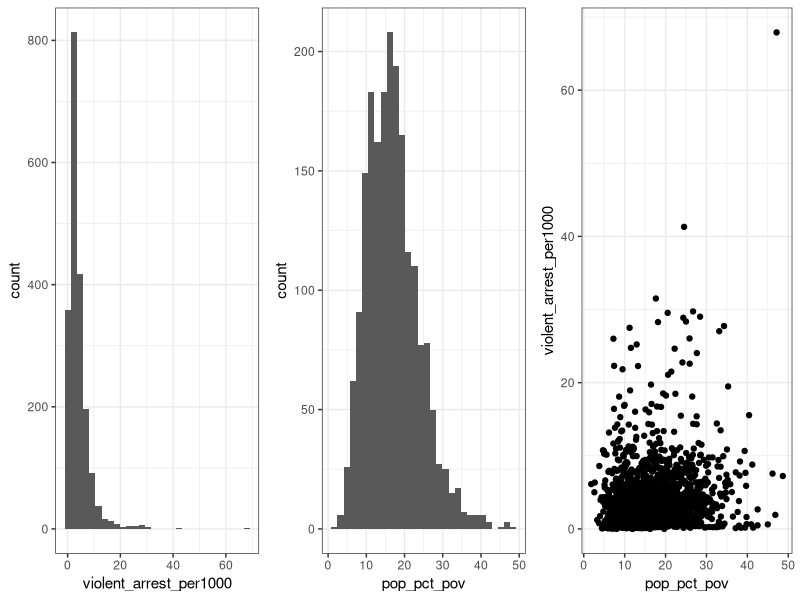
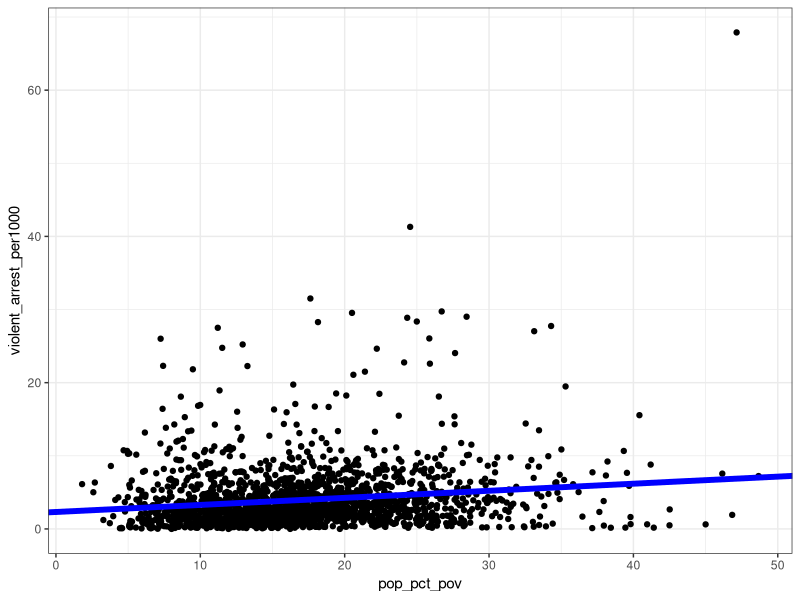
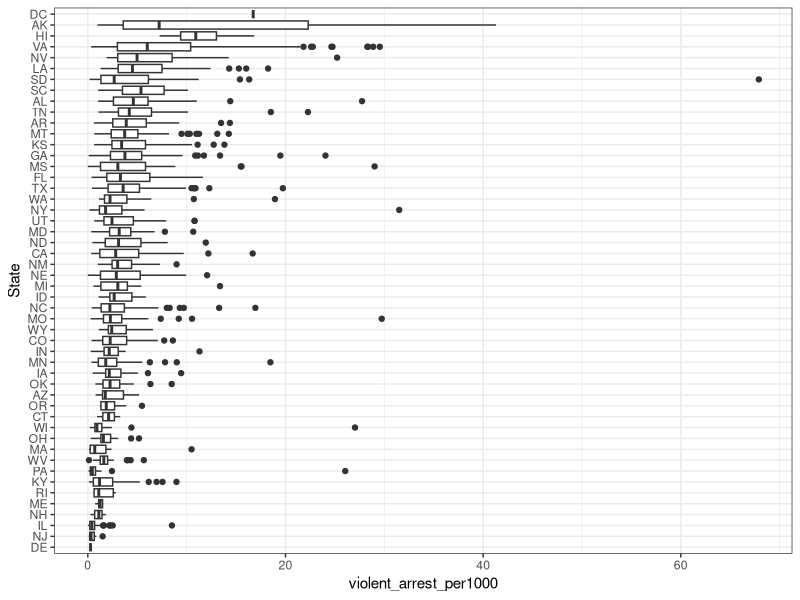
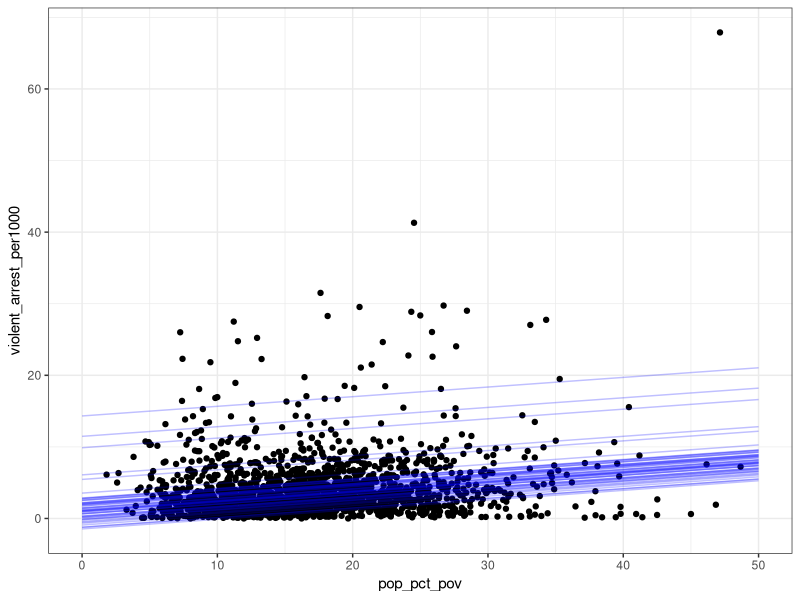
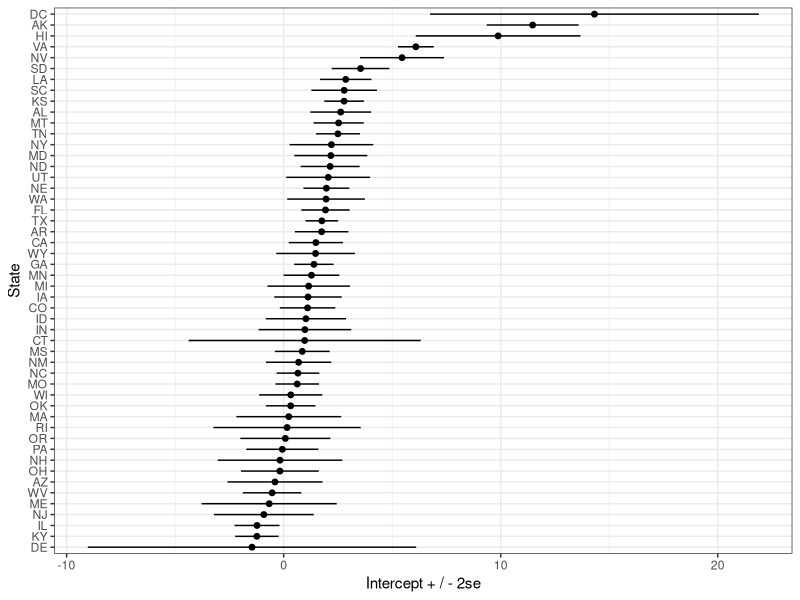
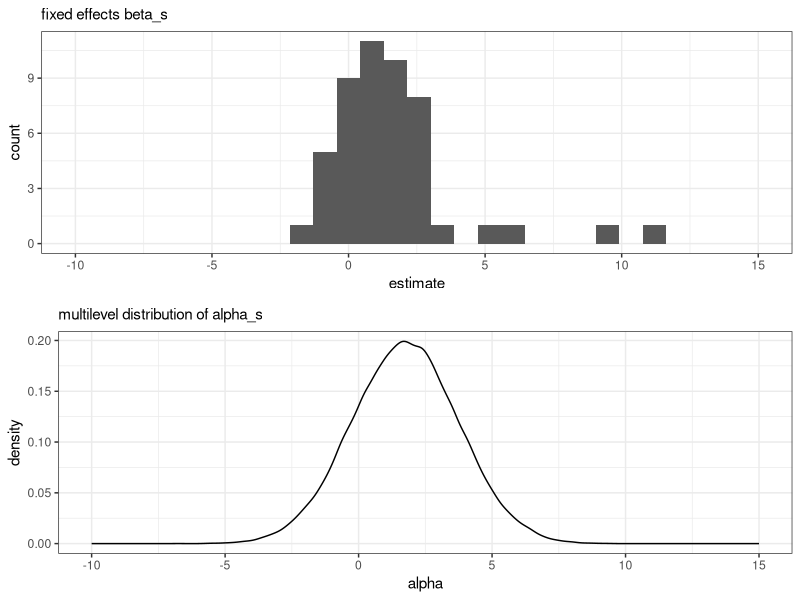
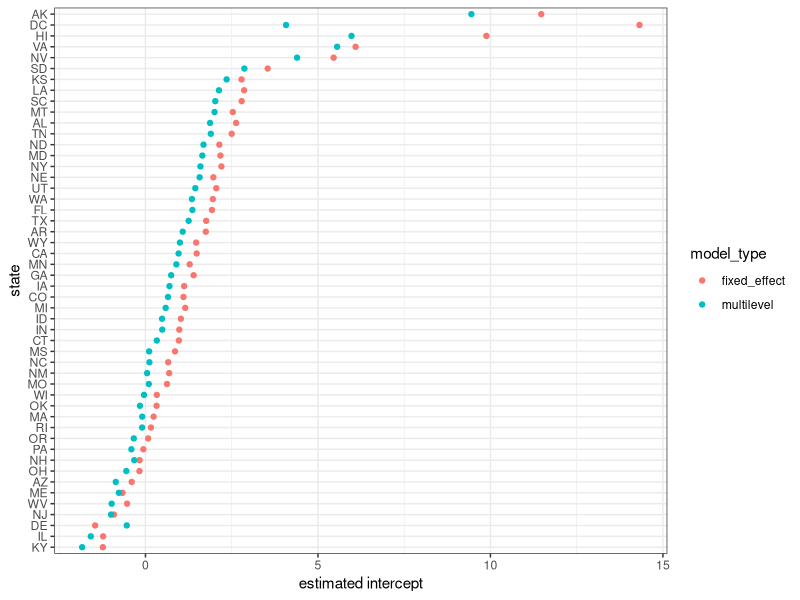

The R script that drew these images, in order:
## ---- chunk 1
library(gridExtra)
library(tidyverse)
library(lme4)

set.seed(1)
select<-dplyr::select

knitr::opts_chunk$set(tidy = FALSE)
theme_set(theme_bw())
def.chunk.hook  <- knitr::knit_hooks$get("chunk")
knitr::knit_hooks$set(chunk = function(x, options) {
  x <- def.chunk.hook(x, options)
  ifelse(options$size != "normalsize", paste0("\\", options$size,"\n\n", x, "\n\n \\normalsize"), x)
})
knitr::opts_chunk$set(warning=FALSE, message=FALSE, tidy = F, size = "small")
## ---- chunk 2
dat<-read_csv("./data/violent_arrest_data.csv")
## ---- chunk 3
p1<-ggplot(dat,
           aes(x = violent_arrest_per1000)) + 
  geom_histogram()

p2<-ggplot(dat,
           aes(x = pop_pct_pov)) + 
  geom_histogram()

p3<-ggplot(dat,
       aes(x = pop_pct_pov, y = violent_arrest_per1000)) + 
  geom_point()

grid.arrange(p1, p2, p3, nrow = 1)
## ---- chunk 4
m_complete_pooling <- lm(violent_arrest_per1000 ~ pop_pct_pov,
                         data = dat)
broom::tidy(m_complete_pooling)
## ---- chunk 5
ggplot(dat,
       aes(x = pop_pct_pov,
           y = violent_arrest_per1000)) + 
  geom_point() + 
  geom_abline(aes(intercept = coef(m_complete_pooling)[1],
                  slope = coef(m_complete_pooling)[2]),
              color = "blue",
              size = 2)
## ---- chunk 6
ggplot(dat, aes(x = violent_arrest_per1000,
                y = reorder(stusps, violent_arrest_per1000))) + 
  geom_boxplot() + 
  labs(y = "State")
## ---- chunk 7
m_state_fe<-lm(violent_arrest_per1000 ~ 
                 pop_pct_pov +
                 factor(stusps),
               data = dat)
broom::tidy(m_state_fe)
## ---- chunk 8
m_state_fe<-lm(violent_arrest_per1000 ~ -1 +
                 pop_pct_pov +
                 factor(stusps),
               data = dat)

fake_dat<-expand_grid(stusps = unique(dat$stusps),
                      pop_pct_pov = 0:50)

fake_dat<- fake_dat %>%
  mutate(yhat = predict(m_state_fe, newdata = fake_dat))

ggplot(dat,
       aes(x = pop_pct_pov,
           y = violent_arrest_per1000)) +
  geom_point() +
  geom_line(data = fake_dat,
            aes(x = pop_pct_pov, y = yhat, group = stusps),
            alpha = 0.25, color = "blue")
## ---- chunk 9
BIC(m_complete_pooling, m_state_fe)
## ---- chunk 10
intercepts <- broom::tidy(m_state_fe) %>%
  slice(2:52) %>%
  mutate(stusps = str_sub(term, -2, -1)) %>%
  arrange()

ggplot(intercepts,
       aes(x = estimate,
           xmin = estimate + 2 * std.error,
           xmax = estimate - 2 * std.error,
           y = reorder(stusps, estimate)))+
  geom_pointrange(size = 0.25) +
  labs(y = "State",
       x = "Intercept + / - 2se")
## ---- chunk 11
p1<-ggplot(intercepts) + 
  geom_histogram(aes(x = estimate))+ 
  xlim(-10, 15) + 
  labs(subtitle = "fixed effects beta_s")

m_state_ml<-lmer(violent_arrest_per1000 ~ 
                 pop_pct_pov +
                 (1|stusps),
               data = dat) 

sims<-tibble(alpha = rnorm(1e5, mean = 1.75, sd = 2))

p2<-ggplot(sims)+ 
  geom_density(aes(x = alpha))+ 
  xlim(-10, 15) + 
  labs(subtitle = "multilevel distribution of alpha_s")

grid.arrange(p1, p2)
## ---- chunk 12
library(lme4)

m_state_ml<-lmer(violent_arrest_per1000 ~ 
                   pop_pct_pov + 
                   (1|stusps),
                 data = dat)
## ---- chunk 13
summary(m_state_ml)
## ---- chunk 14
m_state_fe<-lm(violent_arrest_per1000 ~ pop_pct_pov +
                 factor(stusps),
               data = dat)

m_state_re<-lmer(violent_arrest_per1000 ~ pop_pct_pov +
                 (1|stusps),
               data = dat)
## ---- chunk 15
m_state_re<-lmer(violent_arrest_per1000 ~ -1 + pop_pct_pov +
                 (1|stusps),
               data = dat)

t<-ranef(m_state_re)

re_estimates<-tibble("multilevel" = t$stusps$`(Intercept)`, "stusps" = row.names(ranef(m_state_re)$stusps))

plot_dat<-intercepts %>% 
  select(estimate, stusps) %>% 
  rename(fixed_effect = estimate) %>% 
  left_join(re_estimates) %>% 
  pivot_longer(cols = c(fixed_effect, multilevel), names_to = "model_type", values_to = "estimate")

ggplot(plot_dat,
       aes(x = estimate, 
           y = reorder(stusps, estimate),
           color = model_type)) + 
  geom_point() + 
  labs(x = "estimated intercept",
       y = "state")
  
